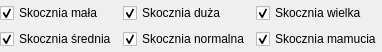
<?xml version="1.0" encoding="UTF-8"?>
<ui version="4.0">
 <class>HillTypesCheckBoxesWidget</class>
 <widget class="QWidget" name="HillTypesCheckBoxesWidget">
  <property name="geometry">
   <rect>
    <x>0</x>
    <y>0</y>
    <width>375</width>
    <height>52</height>
   </rect>
  </property>
  <property name="windowTitle">
   <string>Form</string>
  </property>
  <layout class="QVBoxLayout" name="verticalLayout">
   <property name="leftMargin">
    <number>0</number>
   </property>
   <property name="topMargin">
    <number>0</number>
   </property>
   <property name="rightMargin">
    <number>0</number>
   </property>
   <property name="bottomMargin">
    <number>0</number>
   </property>
   <item>
    <layout class="QGridLayout" name="gridLayout">
     <item row="1" column="0">
      <widget class="QCheckBox" name="checkBox_average">
       <property name="text">
        <string>Skocznia średnia</string>
       </property>
       <property name="checked">
        <bool>true</bool>
       </property>
      </widget>
     </item>
     <item row="0" column="0">
      <widget class="QCheckBox" name="checkBox_small">
       <property name="text">
        <string>Skocznia mała</string>
       </property>
       <property name="checked">
        <bool>true</bool>
       </property>
      </widget>
     </item>
     <item row="1" column="1">
      <widget class="QCheckBox" name="checkBox_normal">
       <property name="text">
        <string>Skocznia normalna</string>
       </property>
       <property name="checked">
        <bool>true</bool>
       </property>
      </widget>
     </item>
     <item row="0" column="1">
      <widget class="QCheckBox" name="checkBox_large">
       <property name="text">
        <string>Skocznia duża</string>
       </property>
       <property name="checked">
        <bool>true</bool>
       </property>
      </widget>
     </item>
     <item row="0" column="2">
      <widget class="QCheckBox" name="checkBox_big">
       <property name="text">
        <string>Skocznia wielka</string>
       </property>
       <property name="checked">
        <bool>true</bool>
       </property>
      </widget>
     </item>
     <item row="1" column="2">
      <widget class="QCheckBox" name="checkBox_flying">
       <property name="text">
        <string>Skocznia mamucia</string>
       </property>
       <property name="checked">
        <bool>true</bool>
       </property>
      </widget>
     </item>
    </layout>
   </item>
  </layout>
 </widget>
 <resources/>
 <connections/>
</ui>
